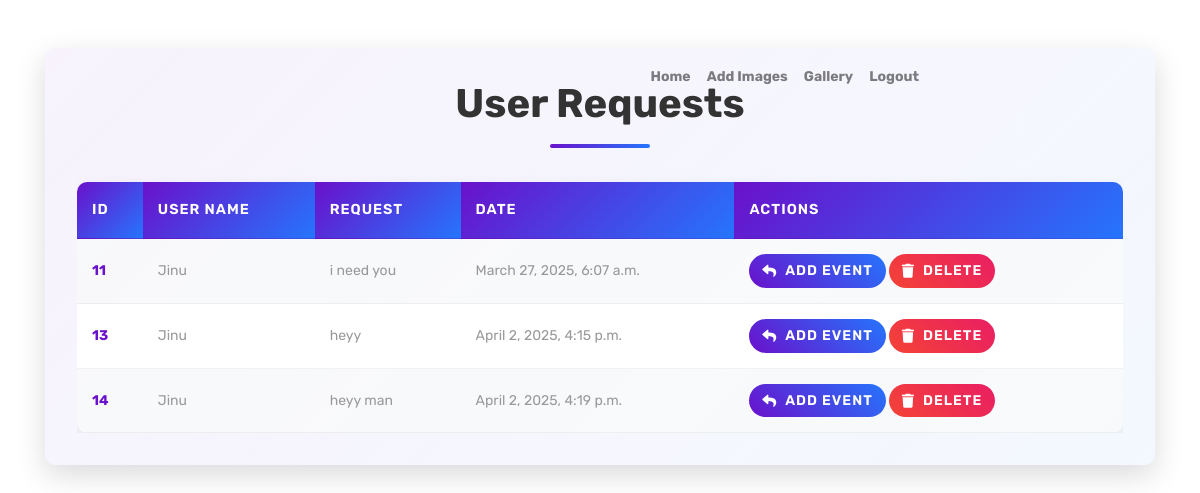
The app's page /viewrequestuser/ (signed in) with its own data.
### app/models.py (models this page shows)
class Userrequest(models.Model):
    pid = models.ForeignKey(PhotographrerReg, on_delete=models.CASCADE,null=True)
    uid = models.ForeignKey(UserReg, on_delete=models.CASCADE,null=True)
    req = models.CharField(max_length=500)
    reply = models.CharField(max_length=500)
    date = models.DateTimeField(auto_now_add=True)

class UserReg(models.Model):
    login = models.ForeignKey(Login, on_delete=models.CASCADE,null=True)
    name = models.CharField(max_length=100)
    email = models.EmailField(unique=True)
    phone = models.CharField(max_length=100,default="")
    address = models.CharField(max_length=500,default="")
    location = models.CharField(max_length=100,default="")
    password = models.CharField(max_length=128,default="")
    pimage=models.ImageField("profile",null=True)

### app/views.py (the view)
# urls.py: path("viewrequestuser/",views.viewrequestuser, name='viewrequestuser'),
def viewrequestuser(request):
    id=request.session['pid']
    requ = Userrequest.objects.filter(pid_id=id)
    return render(request,"photograph/Viewrequest.html",{'requ':requ})

### Templates/photograph/Viewrequest.html (shortened to what this page needs)
{% extends "photograph/common_base.html" %}
{% block content %}
    <div class="container mt-5">
        <div class="request-container">
            <h1 class="page-title">User Requests</h1>
            {% if requ %}
                <div class="table-responsive">
                    <table class="request-table">
                        <thead>
                            <tr>
                                <th>ID</th>
                                <th>User Name</th>
                                <th>Request</th>
                                <th>Date</th>
                                <th>Actions</th>
                            </tr>
                        </thead>
                        <tbody>
                            {% for re in requ %}
                                <tr class="animate-delay-{{ forloop.counter|divisibleby:3|yesno:'3,2,1' }}">
                                    <td>{{ re.id }}</td>
                                    <td>{{ re.uid.name }}</td>
                                    <td>{{ re.req }}</td>
                                    <td>{{ re.date }}</td>
                                    <td>
                                        <a href="/replyrequest?id={{ re.id }}" class="btn btn-primary btn-sm">
                                            <i class="fas fa-reply"></i> Add Event
                                        </a>
                                        <a href="/delete_request?id={{ re.id }}" class="btn btn-danger btn-sm" onclick="return confirm('Are you sure you want to delete this request?');">
                                            <i class="fas fa-trash"></i> Delete
                                        </a>
                                    </td>
                                </tr>
                            {% endfor %}
                        </tbody>
                    </table>
                </div>
            {% else %}
                <div class="empty-message">
                    <i class="fas fa-inbox fa-3x mb-3"></i>
                    <p>No requests found at this time.</p>
                </div>
            {% endif %}
        </div>
    </div>
{% endblock %}

### static/style.css (style rules this page uses)
body { color: #999999; font-size: 14px; font-family: 'Rubik', sans-serif; line-height: 1.80857; }
html, body { height: 100%; }
a { color: #1f1f1f; text-decoration: none !important; outline: none !important; -webkit-transition: all .3s ease-in-out; -moz-transition: all .3s ease-in-out; -ms-transition: all .3s ease-in-out; -o-transition: all .3s ease-in-out; transition: all .3s ease-in-out; }
h1, h2, h3, h4, h5, h6 { letter-spacing: 0; font-weight: normal; position: relative; padding: 0 0 10px 0; font-weight: normal; line-height: 120% !important; color: #333333; margin: 0 }
h1 { font-size: 24px }
a { color: #222222; text-decoration: none; outline: none; }
a, .btn { text-decoration: none !important; outline: none !important; -webkit-transition: all .3s ease-in-out; -moz-transition: all .3s ease-in-out; -ms-transition: all .3s ease-in-out; -o-transition: all .3s ease-in-out; transition: all .3s ease-in-out; }
.btn { border: 0 !important; }

### Templates/photograph/Viewrequest.html (style rules this page uses)
:root { --primary-color: #6a11cb; --secondary-color: #2575fc; --success-color: #4CAF50; --danger-color: #f44336; --dark-color: #333; --light-color: #f8f9fa; --border-radius: 10px; --box-shadow: 0 10px 30px rgba(0, 0, 0, 0.15); --transition: all 0.3s ease; }
.request-container { padding: 2rem; background: linear-gradient(135deg, rgba(255, 255, 255, 0.1), rgba(255, 255, 255, 0)); backdrop-filter: blur(10px); -webkit-backdrop-filter: blur(10px); border-radius: var(--border-radius); box-shadow: var(--box-shadow); animation: fadeIn 0.8s ease-out; position: relative; overflow: hidden; }
.request-container::before { content: ''; position: absolute; top: 0; left: 0; width: 100%; height: 100%; background: linear-gradient(135deg, var(--primary-color) 0%, var(--secondary-color) 100%); opacity: 0.05; z-index: -1; }
.page-title { color: var(--dark-color); font-size: 2.5rem; font-weight: 700; margin-bottom: 1.5rem; text-align: center; position: relative; animation: slideInDown 0.8s ease-out; }
.page-title::after { content: ''; position: absolute; bottom: -10px; left: 50%; transform: translateX(-50%); width: 100px; height: 4px; background: linear-gradient(90deg, var(--primary-color), var(--secondary-color)); border-radius: 2px; }
.request-table { width: 100%; border-collapse: separate; border-spacing: 0; margin-top: 20px; border-radius: var(--border-radius); overflow: hidden; box-shadow: 0 5px 15px rgba(0, 0, 0, 0.08); animation: fadeInUp 0.8s ease-out; }
.request-table th, .request-table td { padding: 15px; text-align: left; border: none; border-bottom: 1px solid rgba(0, 0, 0, 0.05); position: relative; overflow: hidden; }
.request-table th { background: linear-gradient(135deg, var(--primary-color) 0%, var(--secondary-color) 100%); color: white; font-weight: 600; text-transform: uppercase; letter-spacing: 1px; font-size: 0.9rem; }
.request-table tbody tr { background-color: white; transition: var(--transition); }
.request-table tbody tr:nth-child(odd) { background-color: rgba(249, 250, 251, 0.8); }
.request-table tbody tr td:first-child { font-weight: bold; color: var(--primary-color); }
.btn { padding: 0.6rem 1.2rem; border-radius: 50px; font-weight: 600; text-transform: uppercase; letter-spacing: 1px; transition: var(--transition); display: inline-flex; align-items: center; justify-content: center; border: none; cursor: pointer; position: relative; overflow: hidden; z-index: 1; }
.btn::before { content: ''; position: absolute; top: 0; left: 0; width: 100%; height: 100%; background: linear-gradient(45deg, var(--primary-color), var(--secondary-color)); opacity: 0; z-index: -1; transition: var(--transition); }
.btn-primary { background: linear-gradient(45deg, var(--primary-color), var(--secondary-color)); color: white; }
.btn-sm { padding: 0.4rem 0.8rem; font-size: 0.875rem; }
.btn i { margin-right: 0.5rem; }
.btn-danger { background: linear-gradient(45deg, #f44336, #e91e63); color: white; }
.animate-delay-2 { animation-delay: 0.4s; }
.animate-delay-3 { animation-delay: 0.6s; }

### records on screen
Userrequest: id "11", uid.name "Jinu", req "i need you", date "March 27, 2025, 6:07 a.m."
Userrequest: id "13", uid.name "Jinu", req "heyy", date "April 2, 2025, 4:15 p.m."
Userrequest: id "14", uid.name "Jinu", req "heyy man", date "April 2, 2025, 4:19 p.m."
